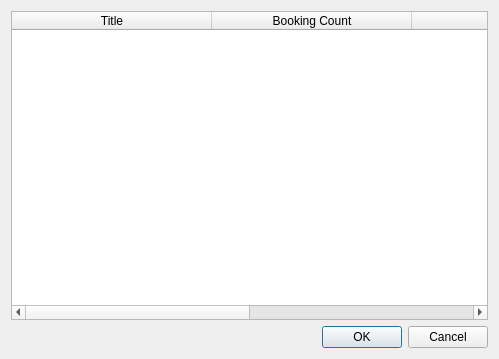
<?xml version="1.0" encoding="UTF-8"?>
<ui version="4.0">
 <class>BookedAudioCheckerForm</class>
 <widget class="QDialog" name="BookedAudioCheckerForm">
  <property name="geometry">
   <rect>
    <x>0</x>
    <y>0</y>
    <width>499</width>
    <height>359</height>
   </rect>
  </property>
  <property name="windowTitle">
   <string>Dialog</string>
  </property>
  <layout class="QVBoxLayout" name="verticalLayout">
   <item>
    <layout class="QHBoxLayout" name="horizontalLayout"/>
   </item>
   <item>
    <widget class="QTableWidget" name="twData">
     <property name="sizeAdjustPolicy">
      <enum>QAbstractScrollArea::AdjustToContents</enum>
     </property>
     <property name="editTriggers">
      <set>QAbstractItemView::NoEditTriggers</set>
     </property>
     <property name="selectionBehavior">
      <enum>QAbstractItemView::SelectRows</enum>
     </property>
     <property name="columnCount">
      <number>4</number>
     </property>
     <attribute name="horizontalHeaderDefaultSectionSize">
      <number>200</number>
     </attribute>
     <attribute name="horizontalHeaderStretchLastSection">
      <bool>true</bool>
     </attribute>
     <column>
      <property name="text">
       <string>Title</string>
      </property>
     </column>
     <column>
      <property name="text">
       <string>Booking Count</string>
      </property>
     </column>
     <column/>
     <column/>
    </widget>
   </item>
   <item>
    <layout class="QHBoxLayout" name="horizontalLayout_2">
     <item>
      <spacer name="horizontalSpacer">
       <property name="orientation">
        <enum>Qt::Horizontal</enum>
       </property>
       <property name="sizeHint" stdset="0">
        <size>
         <width>40</width>
         <height>20</height>
        </size>
       </property>
      </spacer>
     </item>
     <item>
      <widget class="QPushButton" name="btnSave">
       <property name="text">
        <string>OK</string>
       </property>
      </widget>
     </item>
     <item>
      <widget class="QPushButton" name="btnCancel">
       <property name="text">
        <string>Cancel</string>
       </property>
      </widget>
     </item>
    </layout>
   </item>
  </layout>
 </widget>
 <resources/>
 <connections/>
</ui>
